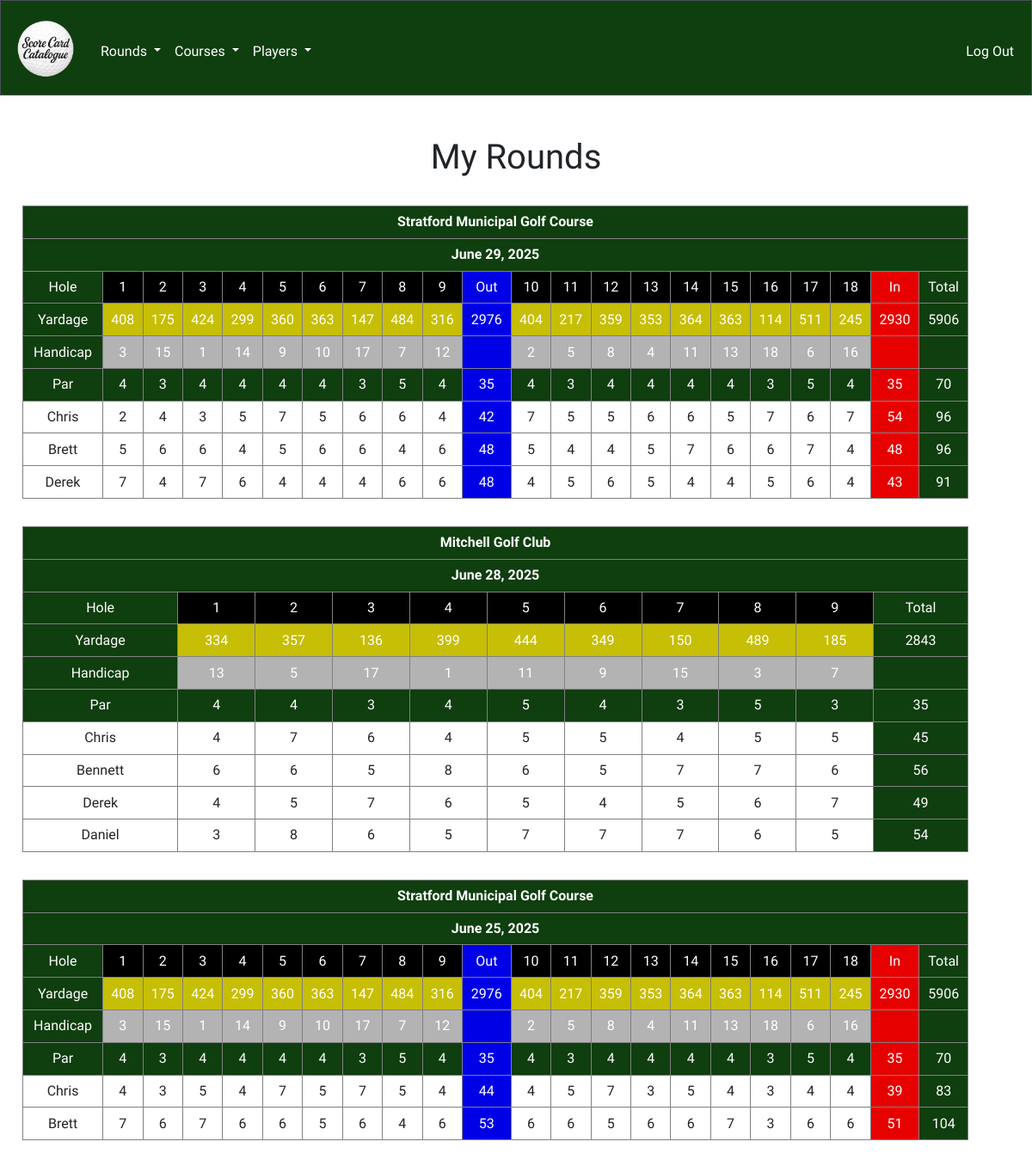
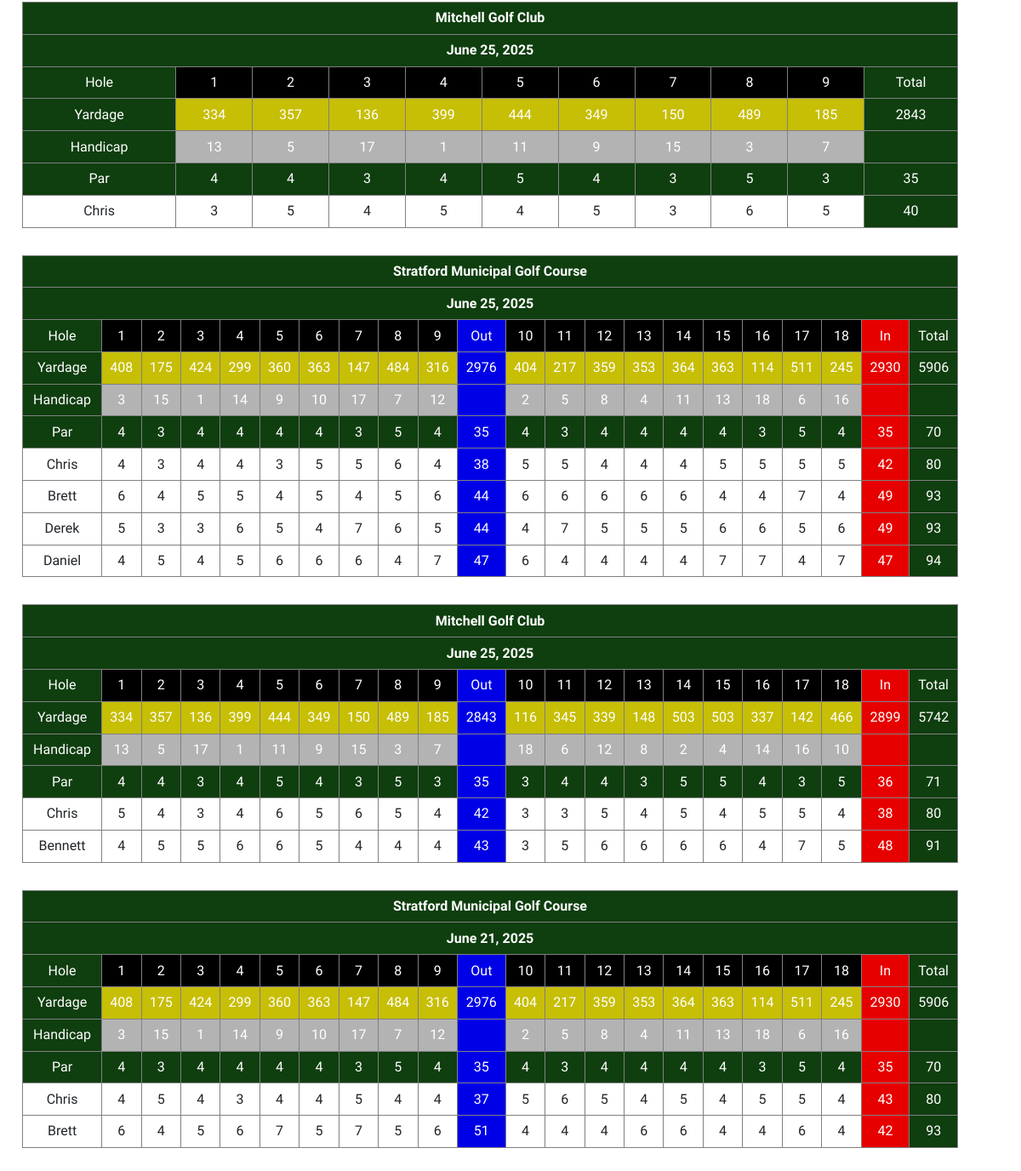
The page /my_rounds (signed in) on the database its author committed (2 pictures, top to bottom).
### tables this page shows
CREATE TABLE rounds (
    round_id INTEGER PRIMARY KEY,
    date DATE,
    player_id_1 INTEGER,
    player_id_2 INTEGER,
    player_id_3 INTEGER,
    course_18_id INTEGER,
    course_9_id INTEGER,
    user_id INTEGER, 'holes' INTEGER,
    FOREIGN KEY(player_id_1) REFERENCES players(player_id),
    FOREIGN KEY(player_id_2) REFERENCES players(player_id),
    FOREIGN KEY(player_id_3) REFERENCES players(player_id),
    FOREIGN KEY(course_18_id) REFERENCES courses_18(course_id),
    FOREIGN KEY(course_9_id) REFERENCES courses_9(course_id),
    FOREIGN KEY(user_id) REFERENCES users(id)
);

CREATE TABLE courses_18 (
    course_id INTEGER PRIMARY KEY NOT NULL,
    name TEXT NOT NULL,
    front INTEGER NOT NULL,
    back INTEGER NOT NULL,
    total INTEGER NOT NULL,


    yards_1 INTEGER,
    handicap_1 INTEGER,
    par_1 INTEGER,

    yards_2 INTEGER,
    handicap_2 INTEGER,
    par_2 INTEGER,

    yards_3 INTEGER,
    handicap_3 INTEGER,
    par_3 INTEGER,

    yards_4 INTEGER,
    handicap_4 INTEGER,
    par_4 INTEGER,

    yards_5 INTEGER,
    handicap_5 INTEGER,
    par_5 INTEGER,

    yards_6 INTEGER,
    handicap_6 INTEGER,
    par_6 INTEGER,

    yards_7 INTEGER,
    handicap_7 INTEGER,
    par_7 INTEGER,

    yards_8 INTEGER,
    handicap_8 INTEGER,
    par_8 INTEGER,

    yards_9 INTEGER,
    handicap_9 INTEGER,
    par_9 INTEGER,

    yards_10 INTEGER,
    handicap_10 INTEGER,
    par_10 INTEGER,

    yards_11 INTEGER,
    handicap_11 INTEGER,
    par_11 INTEGER,

    yards_12 INTEGER,
    handicap_12 INTEGER,
    par_12 INTEGER,

    yards_13 INTEGER,
    handicap_13 INTEGER,
    par_13 INTEGER,

    yards_14 INTEGER,
    handicap_14 INTEGER,
    par_14 INTEGER,

    yards_15 INTEGER,
    handicap_15 INTEGER,
    par_15 INTEGER,

    yards_16 INTEGER,
    handicap_16 INTEGER,
    par_16 INTEGER,

    yards_17 INTEGER,
    handicap_17 INTEGER,
    par_17 INTEGER,

    yards_18 INTEGER,
    handicap_18 INTEGER,
    par_18 INTEGER,

    user_id INTEGER NOT NULL, 'front_yards' INTEGER, 'back_yards' INTEGER, 'total_yards' INTEGER, 'course_holes' INTEGER,

    FOREIGN KEY(user_id) REFERENCES users(id)
);

CREATE TABLE users (id INTEGER PRIMARY KEY AUTOINCREMENT NOT NULL, username TEXT NOT NULL, hash TEXT NOT NULL, 'nickname' TEXT);

CREATE TABLE score_18 (
    score_id INTEGER PRIMARY KEY,
    hole_1 INTEGER,
    hole_2 INTEGER,
    hole_3 INTEGER,
    hole_4 INTEGER,
    hole_5 INTEGER,
    hole_6 INTEGER,
    hole_7 INTEGER,
    hole_8 INTEGER,
    hole_9 INTEGER,
    hole_10 INTEGER,
    hole_11 INTEGER,
    hole_12 INTEGER,
    hole_13 INTEGER,
    hole_14 INTEGER,
    hole_15 INTEGER,
    hole_16 INTEGER,
    hole_17 INTEGER,
    hole_18 INTEGER,
    front INTEGER,
    back INTEGER,
    total INTEGER,

    round_id INTEGER,
    player_id INTEGER,
    user_id INTEGER, 'is_user' BOOLEAN,
    FOREIGN KEY(round_id) REFERENCES rounds(round_id),
    FOREIGN KEY(player_id) REFERENCES players(player_id),
    FOREIGN KEY(user_id) REFERENCES users(id)
);

CREATE TABLE players (
    player_id INTEGER PRIMARY KEY,
    first_name TEXT,
    last_name TEXT,
    user_id INTEGER, 'rounds_played' INTEGER, 'handicap' INTEGER, 'average_score' INTEGER, 'birdies' INTEGER, 'pars' INTEGER, 'bogeys' INTEGER, 'eagles' INTEGER, 'double_bogeys' INTEGER, 'triple_bogeys' INTEGER, 'holes_in_one' INTEGER,
    FOREIGN KEY(user_id) REFERENCES users(id)
);

CREATE TABLE score_9 (
    score_id INTEGER PRIMARY KEY,
    hole_1 INTEGER,
    hole_2 INTEGER,
    hole_3 INTEGER,
    hole_4 INTEGER,
    hole_5 INTEGER,
    hole_6 INTEGER,
    hole_7 INTEGER,
    hole_8 INTEGER,
    hole_9 INTEGER,
    total INTEGER,

    round_id INTEGER,
    player_id INTEGER,
    user_id INTEGER, 'is_user' BOOLEAN,
    FOREIGN KEY(round_id) REFERENCES rounds(round_id),
    FOREIGN KEY(player_id) REFERENCES players(player_id),
    FOREIGN KEY(user_id) REFERENCES users(id)
);

### app.py (the view)
@app.route("/my_rounds")
@login_required
def my_rounds():
    user_name = db.execute("SELECT nickname FROM users WHERE id = ?", session["user_id"])
    name = user_name[0]["nickname"]
    rounds = db.execute(
        "SELECT * FROM rounds WHERE user_id = ? ORDER BY date DESC, round_id DESC", session["user_id"])
    scores = []
    players = []
    courses = []
    combined = []
    dates = []
    for i in range(len(rounds)):
        if rounds[i]["holes"] == 18:
            scores.append(db.execute(
                "SELECT * FROM score_18 WHERE round_id = ?", rounds[i]["round_id"]))
        else:
            scores.append(db.execute(
                "SELECT * FROM score_9 WHERE round_id = ?", rounds[i]["round_id"]))
        if rounds[i]["course_18_id"]:
            result = db.execute("SELECT * FROM courses_18 WHERE course_id = ?",
                                rounds[i]["course_18_id"])
            courses.append(result[0] if result else None)
        else:
            result = db.execute("SELECT * FROM courses_9 WHERE course_id = ?",
                                rounds[i]["course_9_id"])
            courses.append(result[0] if result else None)
    for round_data in rounds:
        names = []
        for key in ["player_id_1", "player_id_2", "player_id_3"]:
            player_id = round_data.get(key)
            if player_id:
                result = db.execute(
                    "SELECT first_name, last_name FROM players WHERE player_id = ?", player_id)
                if result:
                    names.append(f"{result[0]['first_name']}")
        players.append(names)
    for round_data in rounds:
        date_str = round_data["date"]
        pretty_date = datetime.strptime(date_str, "%Y-%m-%d").strftime("%B %-d, %Y")
        dates.append(pretty_date)
    combined = zip(rounds, scores, courses, players, dates)  # ZIP SOLUTION PROVIDED BY CHATGPT
    return render_template("my_rounds.html", name=name, combined=combined)

### templates/my_rounds.html (shortened to what this page needs)
{% extends "layout.html" %}
{% block main %}
    <h1>My Rounds</h1>
    {% for rounds, scores, courses, players, dates in combined %}
        {% if rounds.holes == 18 %}
            <div class="table-responsive-md small-laptop">
                <table class="table-bordered ">
                    <tr>
                        <th colspan="22">{{courses.name}}</th>
                    </tr>
                    <tr>
                        <th colspan="22">{{dates}}</th>
                    </tr>
                    <tr>
                        <td class="t-header">Hole</td>
                        {% for hole in range(1, 10) %}
                            <td class="hole">{{hole}}</td>
                        {% endfor %}
                        <td class="out">Out</td>
                        {% for hole in range(10, 19)%}
                            <td class="hole">{{hole}}</td>
                        {% endfor %}
                        <td class="in">In</td>
                        <td class="t-header">Total</td>
                    </tr>
                    <tr>
                        <td class="t-header">Yardage</td>
                        {% for num in range(1, 10) %}
                            <td class="yards">{{ courses["yards_" ~ num] }}</td>
                        {% endfor %}
                        <td class="out">{{courses.front_yards}}</td>
                        {% for num in range(10, 19) %}
                            <td class="yards"> {{courses["yards_" ~ num] }}</td>
                        {% endfor %}
                        <td class="in">{{courses.back_yards}}</td>
                        <td class="t-header">{{courses.total_yards}}</td>
                    </tr>
                    <tr>
                        <td class="t-header">Handicap</td>
                        {% for num in range(1, 10) %}
                            <td class="handicap">{{ courses["handicap_" ~ num]}}</td>
                        {% endfor %}
                        <td class="out"></td>
                        {% for num in range(10, 19) %}
                            <td class="handicap">{{ courses["handicap_" ~ num] }}</td>
                        {% endfor %}
                        <td class="in"></td>
                        <td class="t-header"></td>
                    </tr>
                    <tr>
                        <td class="t-header">Par</td>
                        {% for num in range(1, 10) %}
                            <td class="par">{{ courses["par_" ~ num] }}</td>
                        {% endfor %}
                        <td class="out">{{courses.front}}</td>
                        {% for num in range(10, 19) %}
                            <td class="par">{{ courses["par_" ~ num] }}</td>
                        {% endfor %}
                        <td class="in">{{courses.back}}</td>
                        <td class="t-header">{{courses.total}}</td>
                    </tr>
                    <tr>
                        <td class="score">{{name}}</td>
                        {% for num in range(1, 10) %}
                            <td class="score">{{ scores[0]["hole_" ~ num] }}</td>
                        {% endfor %}
                        <td class="out">{{scores[0].front}}</td>
                        {% for num in range(10, 19) %}
                            <td class="score">{{ scores[0]["hole_" ~ num] }}</td>
                        {% endfor %}
                        <td class="in">{{scores[0].back}}</td>
                        <td class="t-header">{{scores[0].total}}</td>
                    </tr>
                    {% for i in range(players|length) %}
                        <tr>
                            <td class="score">{{ players[i] }}</td>
                            {% for num in range(1, 10) %}
                                <td class="score">{{ scores[i + 1]["hole_" ~ num] }}</td>
                            {% endfor %}
                            <td class="out">{{ scores[i + 1].front }}</td>
                            {% for num in range(10, 19) %}
                                <td class="score">{{ scores[i + 1]["hole_" ~ num] }}</td>
                            {% endfor %}
                            <td class="in">{{ scores[i + 1].back }}</td>
                            <td class="t-header">{{ scores[i + 1].total }}</td>
                        </tr>
                    {% endfor %}
                </table>
            </div>
        {% endif %}
        {% if rounds.holes == 9 %}
            <div class="table-responsive-md small-laptop">
                <table class="table-bordered ">
                    <tr>
                        <th colspan="22">{{courses.name}}</th>
                    </tr>
                    <tr>
                        <th colspan="22">{{dates}}</th>
                    </tr>
                    <tr>
                        <td class="t-header">Hole</td>
                        {% for hole in range(1, 10) %}
                            <td class="hole">{{hole}}</td>
                        {% endfor %}
                        <td class="t-header">Total</td>
                    </tr>
                    <tr>
                        <td class="t-header">Yardage</td>
                        {% for num in range(1, 10) %}
                            <td class="yards">{{ courses["yards_" ~ num] }}</td>
                        {% endfor %}
                        <td class="t-header">{{courses.front_yards}}</td>
                    </tr>
                    <tr>
                        <td class="t-header">Handicap</td>
                        {% for num in range(1, 10) %}
                            <td class="handicap">{{ courses["handicap_" ~ num]}}</td>
                        {% endfor %}
                        <td class="t-header"></td>
                    </tr>
                    <tr>
                        <td class="t-header">Par</td>
                        {% for num in range(1, 10) %}
                            <td class="par">{{ courses["par_" ~ num] }}</td>
                        {% endfor %}
                        <td class="t-header">{{courses.front}}</td>
                    </tr>
                    <tr>
                        <td class="score">{{name}}</td>
                        {% for num in range(1, 10) %}
                            <td class="score">{{ scores[0]["hole_" ~ num] }}</td>
                        {% endfor %}
                        <td class="t-header">{{scores[0].total}}</td>
                    </tr>
                    {% for i in range(players|length) %}
                        <tr>
                            <td class="score">{{ players[i] }}</td>
                            {% for num in range(1, 10) %}
                                <td class="score">{{ scores[i + 1]["hole_" ~ num] }}</td>
                            {% endfor %}
                            <td class="t-header">{{ scores[i + 1].total }}</td>
                        </tr>
                    {% endfor %}
                </table>
            </div>
        {% endif %}
    {% endfor %}
{% endblock %}

### templates/layout.html (shortened to what this page needs)
<!DOCTYPE html>
<html lang="en">
    <head>
        <link href="https://cdn.jsdelivr.net/npm/bootstrap@5.3.3/dist/css/bootstrap.min.css" rel="stylesheet">
        <link href="/static/styles.css" rel="stylesheet">
    </head>
    <body>
        <nav class=" border navbar navbar-expand-md" data-bs-theme="dark">
            <div class="container-fluid">
                <a class="navbar-brand" href="/">
                    <img src="/static/images/golf-ball-logo-v2.webp" alt="Logo" width="80" height="80" class="d-inline-block align-text-top">
                </a>
                <div class="collapse navbar-collapse" id="navbar">
                    {% if session["user_id"] %}
                        <ul class="navbar-nav me-auto mt-2">
                            <li class="nav-item dropdown">
                                <a class="nav-link dropdown-toggle" href="#" id="navbarDropdown" role="button" data-bs-toggle="dropdown" aria-haspopup="true" aria-expanded="false">
                                    Rounds
                                </a>
                            </li>
                            <li class="nav-item dropdown">
                                <a class="nav-link dropdown-toggle" href="#" id="navbarDropdown" role="button" data-bs-toggle="dropdown" aria-haspopup="true" aria-expanded="false">
                                    Courses
                                </a>
                            </li>
                            <li class="nav-item dropdown">
                                <a class="nav-link dropdown-toggle" href="#" id="navbarDropdown" role="button" data-bs-toggle="dropdown" aria-haspopup="true" aria-expanded="false">
                                    Players
                                </a>
                            </li>
                        </ul>
                        <ul class="navbar-nav ms-auto mt-2">
                            <li class="nav-item"><a class="nav-link" href="/logout">Log Out</a></li>
                        </ul>
                    {% else %}
                        <ul class="navbar-nav ms-auto mt-2">
                            <li class="nav-item"><a class="nav-link" href="/register">Register</a></li>
                            <li class="nav-item"><a class="nav-link" href="/login">Log In</a></li>
                        </ul>
                    {% endif %}
                </div>
            </div>
        </nav>
        <main class="container py-5 text-center">
            {% block main %}{% endblock %}
        </main>
    </body>
</html>

### rows shown on the page
rounds: name "Stratford Municipal Golf Course", date "June 29, 2025", hole "1" "2" "3" "4" "5" "6" "7" "8" "9", hole "10" "11" "12" "13" "14" "15" "16" "17" "18", yards_1 "408" "175" "424" "299" "360" "363" "147" "484" "316", front_yards "2976", yards_10 "404" "217" "359" "353" "364" "363" "114" "511" "245", back_yards "2930", total_yards "5906", handicap_1 "3" "15" "1" "14" "9" "10" "17" "7" "12", handicap_10 "2" "5" "8" "4" "11" "13" "18" "6" "16", par_1 "4" "3" "4" "4" "4" "4" "3" "5" "4", front "35", par_10 "4" "3" "4" "4" "4" "4" "3" "5" "4", back "35", total "70", hole_1 "2" "4" "3" "5" "7" "5" "6" "6" "4", front "42", hole_10 "7" "5" "5" "6" "6" "5" "7" "6" "7", back "54", total "96", first_name "Brett" "Derek", hole_1 "5" "6" "6" "4" "5" "6" "6" "4" "6" "7" "4" "7" "6" "4" "4" "4" "6" "6", front "48" "48", hole_10 "5" "4" "4" "5" "7" "6" "6" "7" "4" "4" "5" "6" "5" "4" "4" "5" "6" "4", back "48" "43", total "96" "91"
users: nickname "Chris"
rounds: name "Mitchell Golf Club", date "June 28, 2025", hole "1" "2" "3" "4" "5" "6" "7" "8" "9", yards_1 "334" "357" "136" "399" "444" "349" "150" "489" "185", front_yards "2843", handicap_1 "13" "5" "17" "1" "11" "9" "15" "3" "7", par_1 "4" "4" "3" "4" "5" "4" "3" "5" "3", front "35", hole_1 "4" "7" "6" "4" "5" "5" "4" "5" "5", total "45", first_name "Bennett" "Derek" "Daniel", hole_1 "6" "6" "5" "8" "6" "5" "7" "7" "6" "4" "5" "7" "6" "5" "4" "5" "6" "7" "3" "8" "6" "5" "7" "7" "7" "6" "5", total "56" "49" "54"
rounds: name "Stratford Municipal Golf Course", date "June 25, 2025", hole "1" "2" "3" "4" "5" "6" "7" "8" "9", hole "10" "11" "12" "13" "14" "15" "16" "17" "18", yards_1 "408" "175" "424" "299" "360" "363" "147" "484" "316", front_yards "2976", yards_10 "404" "217" "359" "353" "364" "363" "114" "511" "245", back_yards "2930", total_yards "5906", handicap_1 "3" "15" "1" "14" "9" "10" "17" "7" "12", handicap_10 "2" "5" "8" "4" "11" "13" "18" "6" "16", par_1 "4" "3" "4" "4" "4" "4" "3" "5" "4", front "35", par_10 "4" "3" "4" "4" "4" "4" "3" "5" "4", back "35", total "70", hole_1 "4" "3" "5" "4" "7" "5" "7" "5" "4", front "44", hole_10 "4" "5" "7" "3" "5" "4" "3" "4" "4", back "39", total "83", first_name "Brett", hole_1 "7" "6" "7" "6" "6" "5" "6" "4" "6", front "53", hole_10 "6" "6" "5" "6" "6" "7" "3" "6" "6", back "51", total "104"
rounds: name "Mitchell Golf Club", date "June 25, 2025", hole "1" "2" "3" "4" "5" "6" "7" "8" "9", yards_1 "334" "357" "136" "399" "444" "349" "150" "489" "185", front_yards "2843", handicap_1 "13" "5" "17" "1" "11" "9" "15" "3" "7", par_1 "4" "4" "3" "4" "5" "4" "3" "5" "3", front "35", hole_1 "3" "5" "4" "5" "4" "5" "3" "6" "5", total "40"
rounds: name "Stratford Municipal Golf Course", date "June 25, 2025", hole "1" "2" "3" "4" "5" "6" "7" "8" "9", hole "10" "11" "12" "13" "14" "15" "16" "17" "18", yards_1 "408" "175" "424" "299" "360" "363" "147" "484" "316", front_yards "2976", yards_10 "404" "217" "359" "353" "364" "363" "114" "511" "245", back_yards "2930", total_yards "5906", handicap_1 "3" "15" "1" "14" "9" "10" "17" "7" "12", handicap_10 "2" "5" "8" "4" "11" "13" "18" "6" "16", par_1 "4" "3" "4" "4" "4" "4" "3" "5" "4", front "35", par_10 "4" "3" "4" "4" "4" "4" "3" "5" "4", back "35", total "70", hole_1 "4" "3" "4" "4" "3" "5" "5" "6" "4", front "38", hole_10 "5" "5" "4" "4" "4" "5" "5" "5" "5", back "42", total "80", first_name "Brett" "Derek" "Daniel", hole_1 "6" "4" "5" "5" "4" "5" "4" "5" "6" "5" "3" "3" "6" "5" "4" "7" "6" "5" "4" "5" "4" "5" "6" "6" "6" "4" "7", front "44" "44" "47", hole_10 "6" "6" "6" "6" "6" "4" "4" "7" "4" "4" "7" "5" "5" "5" "6" "6" "5" "6" "6" "4" "4" "4" "4" "7" "7" "4" "7", back "49" "49" "47", total "93" "93" "94"
